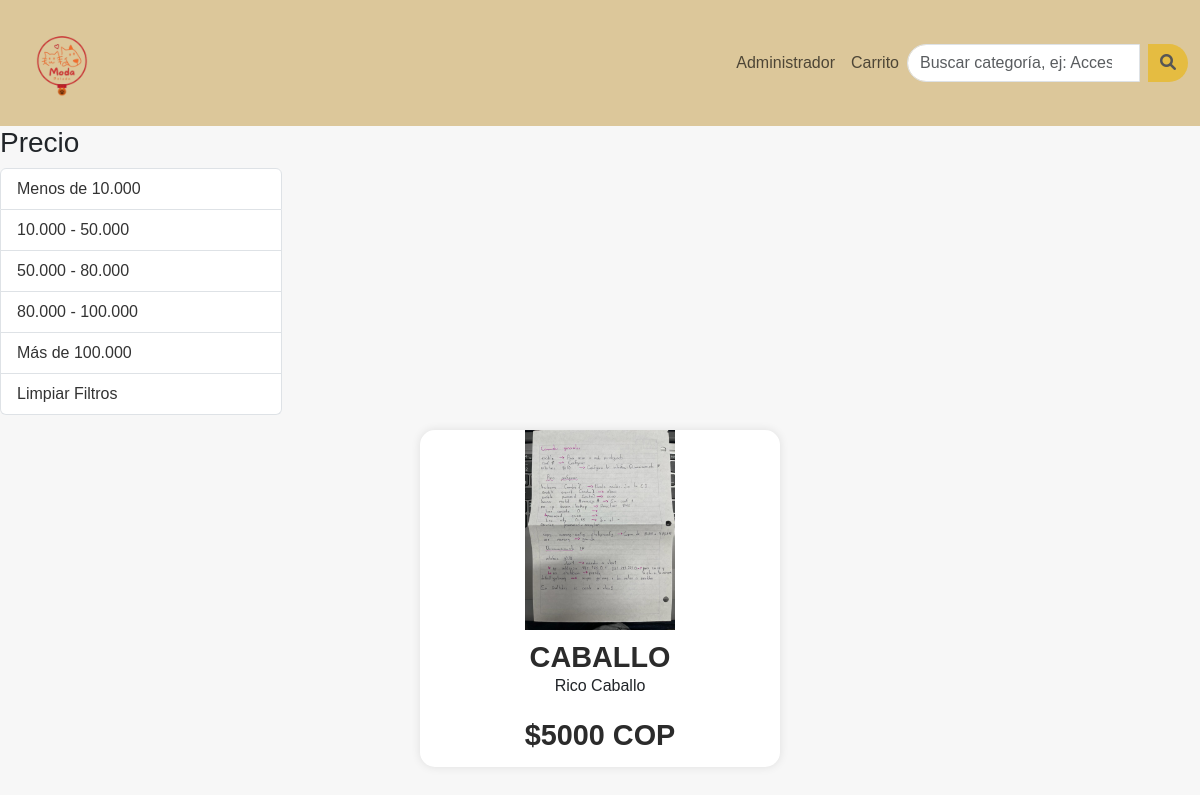
/?price=menos10, run on an earlier commit of the app's database.
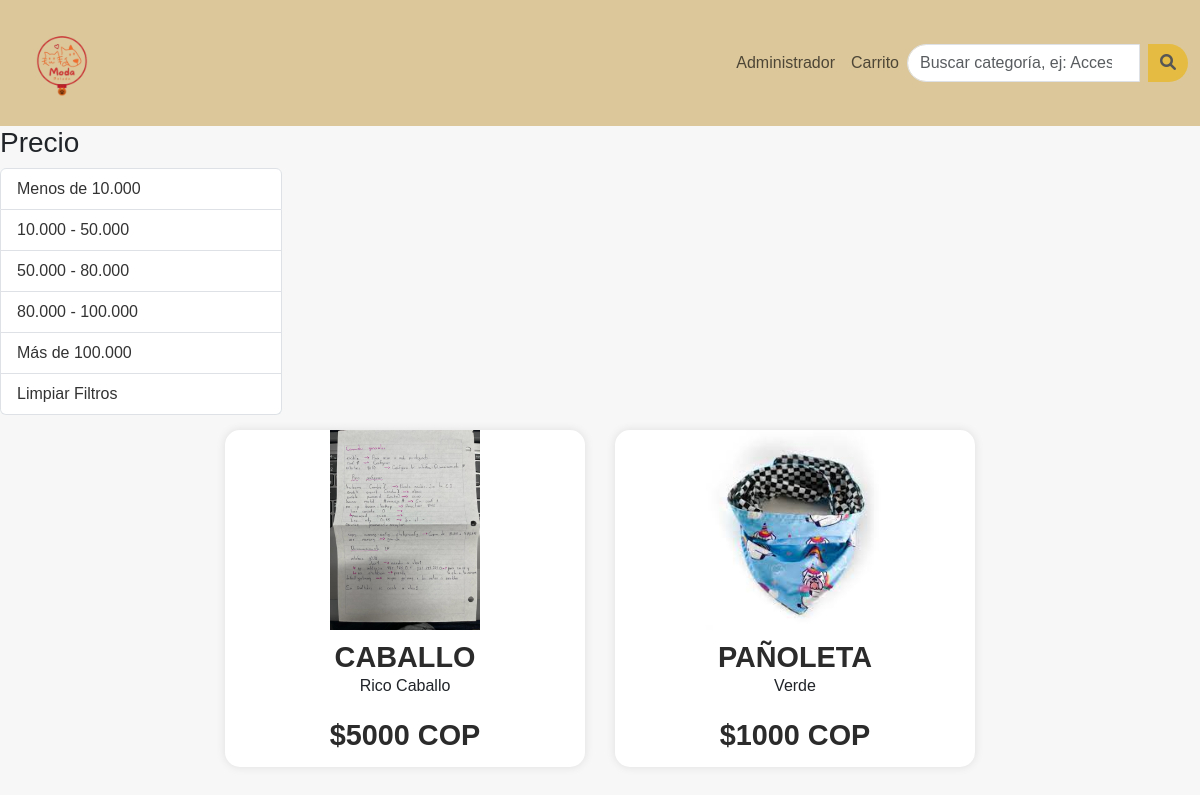
And on a later commit of the database.
### products/models.py (models this page shows, shortened)
class Product(models.Model):
    name=models.CharField(max_length=40)
    description=models.CharField(max_length=40)
    product_image= models.ImageField(upload_to='product_image/',null=True,blank=True)
    price = models.PositiveIntegerField()
    category = models.CharField(max_length = 70)
    quantity = models.IntegerField()

### products/views.py (the view)
# urls.py: path('',productViews.home_view,name=''),
def home_view(request):
    price_filter = request.GET.get('price', None)
    queries = {
        'menos10': Q(price__lt=10000),
        '10a50': Q(price__gte=10000, price__lt=50000),
        '50a80': Q(price__gte=50000, price__lt=80000),
        '80a100': Q(price__gte=80000, price__lt=100000),
        'mas100': Q(price__gte=100000),
    }
    query = queries.get(price_filter, Q())
    products = models.Product.objects.filter(query)
    return render(request, 'customer_home.html', {'products': products})

### templates/customer_home.html (shortened to what this page needs)
{% extends 'base.html' %}
{% load static %}
{% block content %}
<!DOCTYPE html>
<html lang="en">
  <head>
  </head>
  <body>
    <div class="row">
      <div class="col-md-3">
        <div class="filter-options">
          <h3>Precio</h3>
          <ul class="list-group">
            <li class="list-group-item"><a href="?price=menos10">Menos de 10.000</a></li>
            <li class="list-group-item"><a href="?price=10a50">10.000 - 50.000</a></li>
            <li class="list-group-item"><a href="?price=50a80">50.000 - 80.000</a></li>
            <li class="list-group-item"><a href="?price=80a100">80.000 - 100.000</a></li>
            <li class="list-group-item"><a href="?price=mas100">Más de 100.000</a></li>
            <li class="list-group-item"><a href="{{ request.path }}">Limpiar Filtros</a></li>
          </ul>
        </div>
      </div>
    <div class="page-wrapper">
      {% if products %}
        {% for p in products %}
          <div class="item-wrapper">
            <div class="item-image">
              <img src="{% static p.product_image.url %}" alt="product pic">
            </div>
            <div class="item-info">
              <h4>{{ p.name }}</h4>
              <p>{{ p.description }}</p>
              <div class="item-price">
                ${{ p.price }} COP
              </div>
            </div>
          </div>
        {% endfor %}
      {% endif %}
    </div>
  </body>
</html>
{% endblock content %}

What changed in the data, as far as the page shows it:
added Product: product_image (picture), name "PAÑOLETA", description "Verde", price "1000"
